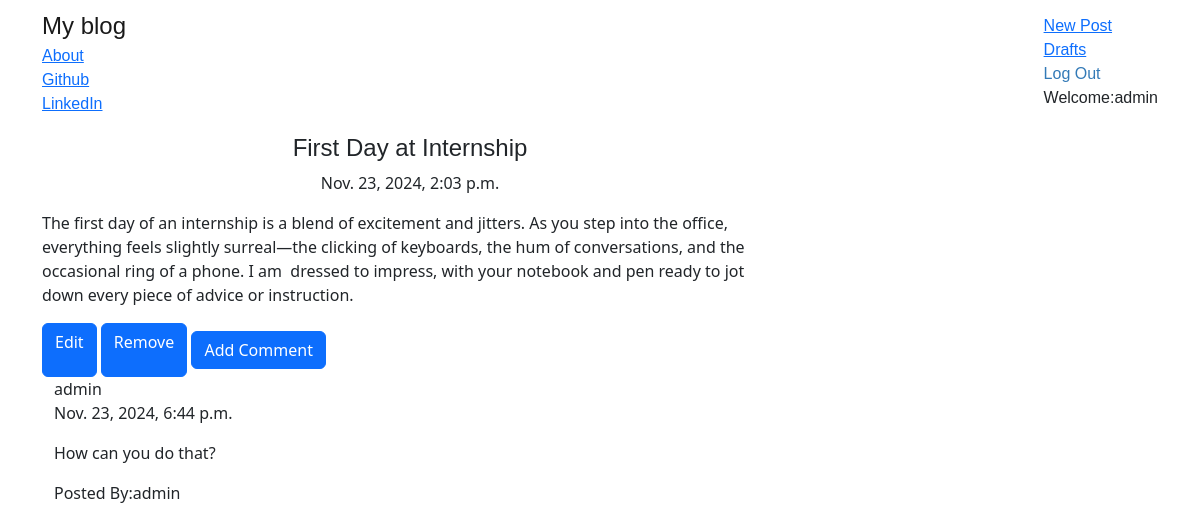
The page /post/5 (signed in) on the database its author committed.
### blog/models.py (models this page shows, shortened)
class Post(models.Model):
    author=models.ForeignKey('auth.User',on_delete=models.CASCADE)
    title=models.CharField(max_length=256)
    text=models.TextField()
    created_date=models.DateTimeField(default=timezone.now())
    published_date=models.DateTimeField(blank=True,null=True)

class Comment(models.Model):
    post=models.ForeignKey(Post,related_name='comments',on_delete=models.CASCADE)
    author=models.CharField(max_length=200)
    text=models.TextField()
    created_date=models.DateTimeField(default=timezone.now())
    approved_comment=models.BooleanField(default=False)

### blog/views.py (the view)
# urls.py: path('post/<int:pk>', PostDetailView.as_view(), name='post_detail'),
class PostDetailView(DetailView):
    model=Post

### blog/templates/blog/post_detail.html (shortened to what this page needs)
{% extends "blog/base.html" %}
{%block content%}
    <h1 class="posttitle ">{{post.title}}</h1>
    {% if post.published_date%}
        <div class="date postdate">
            {{post.published_date}}
        </div>
    {%else%}
        <a class="btn btn-primary" href="{%url 'post_publish' pk=post.pk%}">Publish</a>
    {% endif %}
    <p class="postcontent">{{post.text|safe|linebreaksbr}}</p>
    {% if user.is_authenticated %}
            <a class="btn btn-primary" href="{%url 'post_edit' pk=post.pk%}">
                <p>Edit</p>
            </a>
            <a class="btn btn-primary" href="{%url 'post_remove' pk=post.pk%}">
                <p>Remove</p>
                </a>
        <a class="btn btn-primary btn-comment" href="{%url 'add_comment_to_post' pk=post.pk%}">
                Add Comment
                </a>
        <div class="container">
            {{user}}
            {%for comment in post.comments.all%}
                <br>
                {%if user.is_authenticated  %}
                    {% if comment.approved_comment or user == post.author %}
                        {{comment.created_date}}
                            <p>{{comment.text|safe|linebreaks}}</p>
                            <p>Posted By:{{comment.author}}</p>
                    {% endif %}
                {%endif%}
            {%endfor%}
        </div>
    {%endif%}
{%endblock%}

### blog/templates/blog/base.html (shortened to what this page needs)
<!DOCTYPE html>
{% load static %}
<html lang="en">
<head>
<link href="https://cdn.jsdelivr.net/npm/bootstrap@5.2.0/dist/css/bootstrap.min.css" rel="stylesheet">
    <link rel="stylesheet" href="//cdn.jsdelivr.net/medium-editor/latest/css/medium-editor.min.css" type="text/css" media="screen" charset="utf-8">
    <link rel="stylesheet" href="{%static 'css/blog.css'%}">
</head>
<body>
    <nav class="navbar navbar-default techfont custom-navbar">
        <div class="container">
            <ul class="nav navbar-nav">
            <li><a class="navbar-brand bigbrand" href="{%url 'post_list'%}">My blog</a></li>
            <li><a href="{%url 'about'%}">About</a></li>
            <li><a href="https://www.github.com">Github</a></li>
            <li><a href="https://www.linked.in">LinkedIn</a></li>
        </ul>
        <ul class="nav navbar-nav navbar-right">
            {%if user.is_authenticated%}
            <li>
                <a href="{%url 'post_new'%}">New Post</a>
            </li>
            <li>
                <a href="{%url 'post_draft_list'%}">Drafts</a>
            </li>
            <form action="{% url 'logout' %}" method="post" style="display:inline;">
                <button type="submit" class="btn btn-link" style="padding: 0; border: none; background: none; color: #337ab7; text-decoration: none;">Log Out</button>
            </form>
            <li>
                <a >Welcome:{{user.username}}</a>
            </li>
            {%else%}
            <li><a class="nav navbar-right" href="{%url 'login'%}"><i class="bi bi-box-arrow-in-left"></i></a></li>
            {%endif%}
        </ul>
            </div>
    </nav>
    <div class="content container">
        <div class="row">
            <div class="col-md-8">
                <div class="blog_posts">
                    {%block content%}
                    {%endblock%}
                </div>
            </div>
        </div>
    </div>
</body>
</html>

### blog/static/css/blog.css (style rules this page uses)
.techfont { font-family: 'Russo One',sans-serif; font-size: 1.5 em; margin-bottom: 10px; }
.bigbrand { font-size: 1.5em; }
.postdate { text-align: center; }
.posttitle { font-family: 'Russo One',sans-serif; font-size: 1.5em; text-align: center; }
.postcontent { font-family: 'Montserrat'; font-size: 1.5em; }

### rows shown on the page
Post: title "First Day at Internship", published_date "Nov. 23, 2024, 2:03 p.m.", text "The first day of an internship is a blend of excitement and jitters. As you step into the office, everything feels slightly surreal—the clicking of keyboards, the hum of conversations, and the occasional ring of a phone. I am dressed to impress, with your notebook and pen ready to jot down every piece of advice or instruction."
Comment: created_date "Nov. 23, 2024, 6:44 p.m.", text "How can you do that?", author "admin"

### other values the page prints
{{ user.username }} "admin"
{{ user }} "admin"
